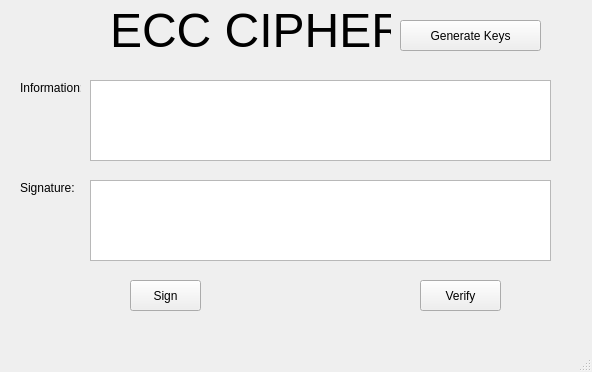
<?xml version="1.0" encoding="UTF-8"?>
<ui version="4.0">
 <class>MainWindow</class>
 <widget class="QMainWindow" name="MainWindow">
  <property name="geometry">
   <rect>
    <x>0</x>
    <y>0</y>
    <width>592</width>
    <height>372</height>
   </rect>
  </property>
  <property name="windowTitle">
   <string>MainWindow</string>
  </property>
  <widget class="QWidget" name="centralwidget">
   <widget class="QPushButton" name="btn_sign">
    <property name="geometry">
     <rect>
      <x>130</x>
      <y>280</y>
      <width>71</width>
      <height>31</height>
     </rect>
    </property>
    <property name="text">
     <string>Sign</string>
    </property>
   </widget>
   <widget class="QLabel" name="label_5">
    <property name="geometry">
     <rect>
      <x>20</x>
      <y>80</y>
      <width>61</width>
      <height>16</height>
     </rect>
    </property>
    <property name="text">
     <string>Information:</string>
    </property>
   </widget>
   <widget class="QTextEdit" name="txt_sign">
    <property name="geometry">
     <rect>
      <x>90</x>
      <y>180</y>
      <width>461</width>
      <height>81</height>
     </rect>
    </property>
   </widget>
   <widget class="QTextEdit" name="txt_info">
    <property name="geometry">
     <rect>
      <x>90</x>
      <y>80</y>
      <width>461</width>
      <height>81</height>
     </rect>
    </property>
   </widget>
   <widget class="QLabel" name="label">
    <property name="geometry">
     <rect>
      <x>110</x>
      <y>0</y>
      <width>281</width>
      <height>61</height>
     </rect>
    </property>
    <property name="font">
     <font>
      <pointsize>36</pointsize>
     </font>
    </property>
    <property name="text">
     <string>ECC CIPHER</string>
    </property>
   </widget>
   <widget class="QPushButton" name="btn_verify">
    <property name="geometry">
     <rect>
      <x>420</x>
      <y>280</y>
      <width>81</width>
      <height>31</height>
     </rect>
    </property>
    <property name="text">
     <string>Verify</string>
    </property>
   </widget>
   <widget class="QLabel" name="label_4">
    <property name="geometry">
     <rect>
      <x>20</x>
      <y>180</y>
      <width>61</width>
      <height>16</height>
     </rect>
    </property>
    <property name="text">
     <string>Signature:</string>
    </property>
   </widget>
   <widget class="QPushButton" name="btn_gen_keys">
    <property name="geometry">
     <rect>
      <x>400</x>
      <y>20</y>
      <width>141</width>
      <height>31</height>
     </rect>
    </property>
    <property name="text">
     <string>Generate Keys</string>
    </property>
   </widget>
  </widget>
  <widget class="QMenuBar" name="menubar">
   <property name="geometry">
    <rect>
     <x>0</x>
     <y>0</y>
     <width>592</width>
     <height>21</height>
    </rect>
   </property>
  </widget>
  <widget class="QStatusBar" name="statusbar"/>
 </widget>
 <resources/>
 <connections/>
</ui>
